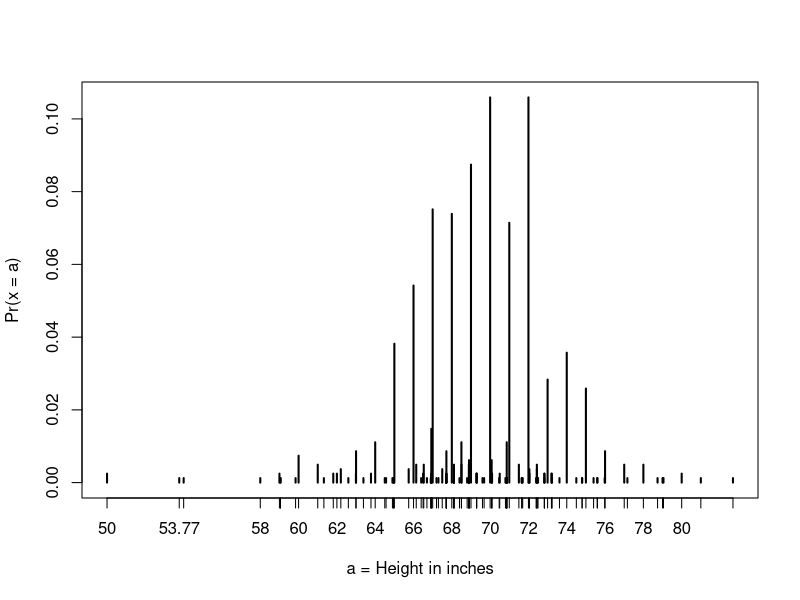
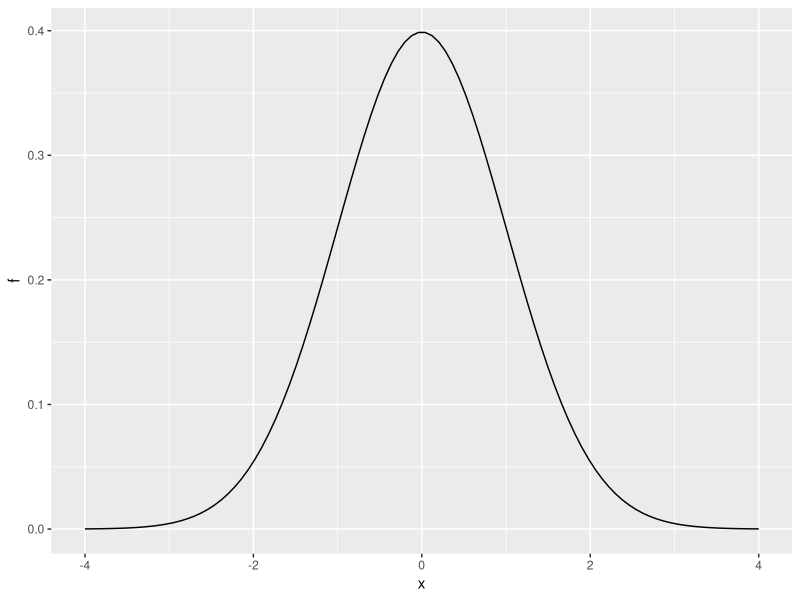
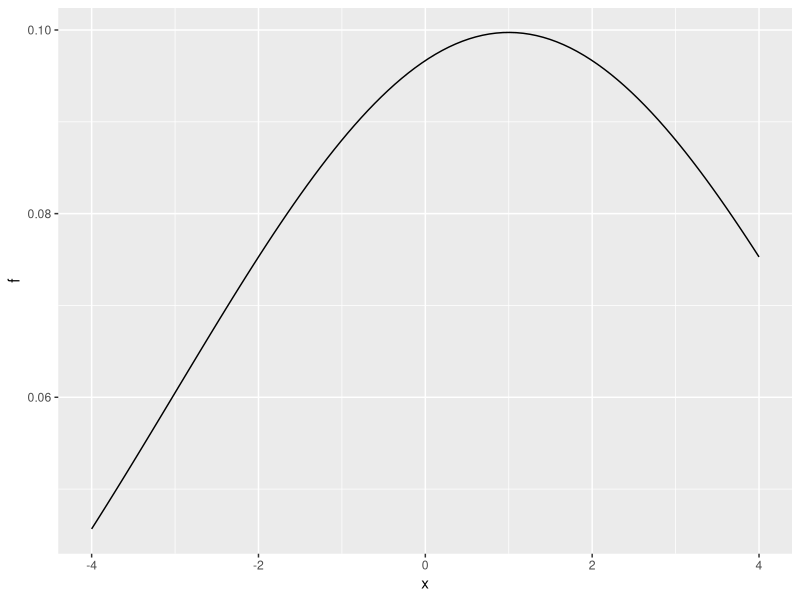
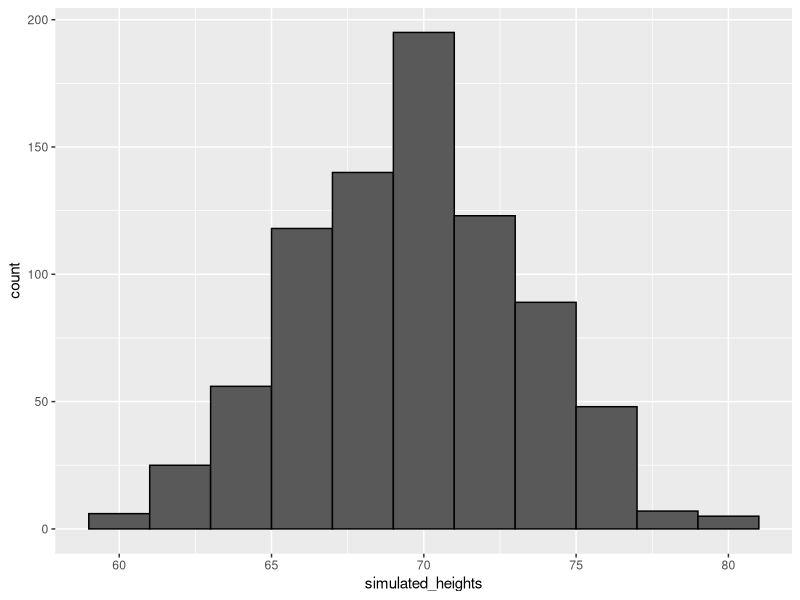
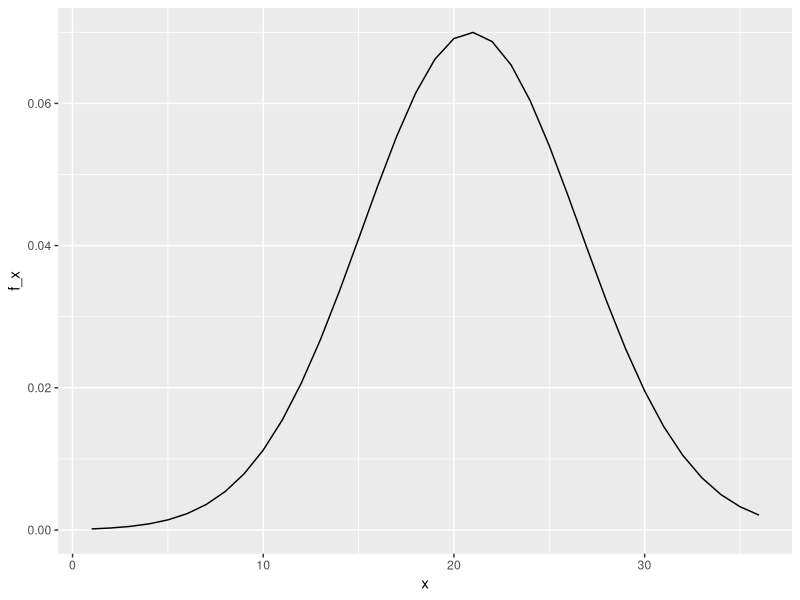

Write the R code that produced these figures, in order. (Note: this script raises an error after producing the figures.)
# IMPORTANT NOTE! If you use R 3.6 or later, you will need to use the command format set.seed(x, sample.kind = "Rounding") instead of set.seed(x). Your R version will be printed at the top of the Console window when you start RStudio.

########################################################################
## 2.1 Continuous Probability
########################################################################

# Continuous Probability
# Code: Cumulative distribution function
library(tidyverse)
library(dslabs)
data(heights)
x <- heights %>% filter(sex=="Male") %>% pull(height)

# Given a vector x, we can define a function for computing the CDF of x using:
F <- function(a) mean(x <= a)
1 - F(70)    # probability of male taller than 70 inches


# Theoretical Distribution
# Code: Using pnorm() to calculate probabilities
# Given male heights x:
library(tidyverse)
library(dslabs)
data(heights)
x <- heights %>% filter(sex=="Male") %>% pull(height)

# We can estimate the probability that a male is taller than 70.5 inches using:
1 - pnorm(70.5, mean(x), sd(x))

# Code: Discretization and the normal approximation
# plot distribution of exact heights in data
plot(prop.table(table(x)), xlab = "a = Height in inches", ylab = "Pr(x = a)")

# probabilities in actual data over length 1 ranges containing an integer
mean(x <= 68.5) - mean(x <= 67.5)
mean(x <= 69.5) - mean(x <= 68.5)
mean(x <= 70.5) - mean(x <= 69.5)

# probabilities in normal approximation match well
pnorm(68.5, mean(x), sd(x)) - pnorm(67.5, mean(x), sd(x))
pnorm(69.5, mean(x), sd(x)) - pnorm(68.5, mean(x), sd(x))
pnorm(70.5, mean(x), sd(x)) - pnorm(69.5, mean(x), sd(x))

# probabilities in actual data over other ranges don't match normal approx as well
mean(x <= 70.9) - mean(x <= 70.1)
pnorm(70.9, mean(x), sd(x)) - pnorm(70.1, mean(x), sd(x))


library(tidyverse)
x <- seq(-4, 4, length = 100)
data.frame(x, f = dnorm(x)) %>%
  ggplot(aes(x, f)) +
  geom_line()

data.frame(x, f = dnorm(x,1,4)) %>%
  ggplot(aes(x, f)) +
  geom_line()

# Monte Carlo Simulations
# Code: Generating normally distributed random numbers
# define x as male heights from dslabs data
library(tidyverse)
library(dslabs)
data(heights)
x <- heights %>% filter(sex=="Male") %>% pull(height)

# generate simulated height data using normal distribution - both datasets should have n observations
n <- length(x)
avg <- mean(x)
s <- sd(x)
simulated_heights <- rnorm(n, avg, s)

# plot distribution of simulated_heights
data.frame(simulated_heights = simulated_heights) %>%
  ggplot(aes(simulated_heights)) +
  geom_histogram(color="black", binwidth = 2)

# Code: Monte Carlo simulation of tallest person over 7 feet
B <- 10000
tallest <- replicate(B, {
  simulated_data <- rnorm(800, avg, s)    # generate 800 normally distributed random heights
  max(simulated_data)    # determine the tallest height
})
mean(tallest >= 7*12)    # proportion of times that tallest person exceeded 7 feet (84 inches)

p <- seq(0.01, 0.99, 0.01)
theoretical_quantiles <- qnorm(p, 69, 3)

version
set.seed(x, sample.kind = "Rounding")
# IMPORTANT NOTE! If you use R 3.6 or later, you will need to use the command format set.seed(x, sample.kind = "Rounding") instead of set.seed(x). Your R version will be printed at the top of the Console window when you start RStudio.

########################################################################
# exercise
########################################################################

set.seed(16, sample.kind = "Rounding")
act_scores<-rnorm(10000,20.9,5.7)
sum(act_scores<=10)/10000
sum(act_scores>30)/10000
length(act_scores)
max(act_scores)

x<-seq(1,36)

data.frame(x, f_x=dnorm(x,20.9,5.7)) %>%
  ggplot(aes(x, f_x)) +
  geom_line()

set.seed(16, sample.kind = "Rounding")
act_scores<-rnorm(10000,20.9,5.7)
mm<-mean(act_scores)
ss<-sd(act_scores)
z_scores <- (act_scores-mm)/ss
sum(z_scores>2)/10000
sum(z_scores=2)
act_scores[z_scores=2]
qnorm(0.975, mm, ss)

set.seed(16, sample.kind = "Rounding")
act_scores<-rnorm(10000,20.9,5.7)
mm<-mean(act_scores)
ss<-sd(act_scores)
qnorm(0.95, 20.9, 5.7)
aaa <- function(x){pnorm(x,mm,ss)}
sapply(1:36,aaa)


act_scores<-rnorm(10000,20.9,5.7)
mm<-mean(act_scores)
ss<-sd(act_scores)
sample_quantiles<-quantile(act_scores)

set.seed(16, sample.kind = "Rounding")
act_scores<-rnorm(10000,20.9,5.7)
p <- seq(0.01, 0.99, 0.01)
theoretical_quantiles<-qnorm(p, 20.9, 5.7)
sample_quantiles<-quantile(act_scores)
plot(theoretical_quantiles, sample_quantiles)
data.frame(act_scores, theoretical_quantiles<-qnorm(p, 20.9, 5.7)) %>%
  ggplot(sample=aes(theoretical_quantiles)) +
  geom_qq(aes(sample=sample_quantiles))
